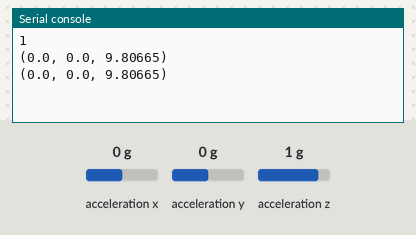
The program below on a simulated MicroPython board. Shown: the last lines printed to the serial console. The inputs (shaded band) are chosen by the test bench; at power-on: acceleration x 0 g, acceleration y 0 g, acceleration z 1 g. Library files of the repository ran but are not shown: mpu6050.py. At 9.0 s the program stops and its outputs stay as they are.

Above: at 1.2 s.
1.3 s: acceleration x set to -1.4 g
At 2.4 s:
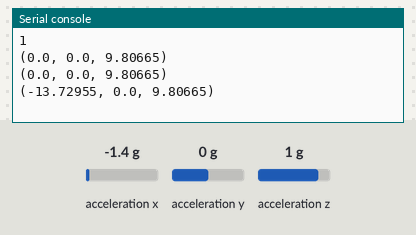
2.8 s: acceleration y set to -1.4 g
At 3.8 s:
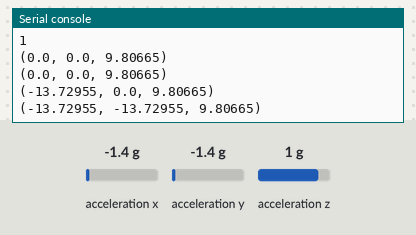
4.3 s: acceleration z set to -1.4 g
At 8.3 s:
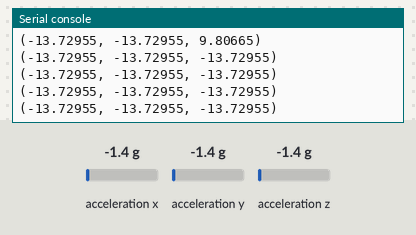

The program:

TestMPU.py
```python
import utime
import mpu6050
from machine import Pin, I2C
scl_pin = Pin( 22 )
sda_pin = Pin( 21 )
i2c = I2C( 0, scl=scl_pin, sda=sda_pin )
mpu = mpu6050.MPU6050( i2c )
mpu.wake
for x in range(1, 10):
  print( mpu.acceleration )
  utime.sleep_ms(1000) # Wait 1 second
```

Measured:
- after the input at 1.3 s, the serial console: prints a new line after 0.70 s (image 1)
- after the input at 2.8 s, the serial console: prints a new line after 0.20 s (image 2)
- after the input at 4.3 s, the serial console: prints a new line after 0.71 s (image 3)
